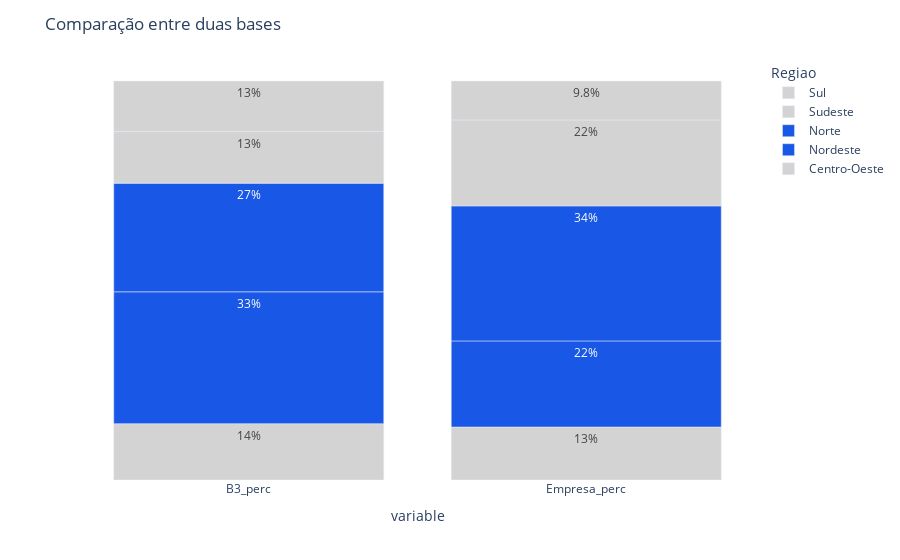

The notebook cell saved with this chart:
### Code cell
stacked_bars(df, 'Comparação entre duas bases')

### Figure 1 — Plotly figure (JSON) as saved in the notebook; plotly's stock layout.template omitted (floating-point values rounded to 4 significant figures)
{"data": [{"alignmentgroup": "True", "hovertemplate": "Regiao=Centro-Oeste<br>variable=%{x}<br>value=%{text}<extra></extra>", "legendgroup": "Centro-Oeste", "marker": {"color": "lightgrey"}, "name": "Centro-Oeste", "offsetgroup": "Centro-Oeste", "orientation": "v", "showlegend": true, "text": [14.12, 13.28], "textposition": "auto", "texttemplate": "%{text:.02s}%", "type": "bar", "x": ["B3_perc", "Empresa_perc"], "xaxis": "x", "y": [14.12, 13.28], "yaxis": "y"}, {"alignmentgroup": "True", "hovertemplate": "Regiao=Nordeste<br>variable=%{x}<br>value=%{text}<extra></extra>", "legendgroup": "Nordeste", "marker": {"color": "#1957E6"}, "name": "Nordeste", "offsetgroup": "Nordeste", "orientation": "v", "showlegend": true, "text": [33.05, 21.58], "textposition": "auto", "texttemplate": "%{text:.02s}%", "type": "bar", "x": ["B3_perc", "Empresa_perc"], "xaxis": "x", "y": [33.05, 21.58], "yaxis": "y"}, {"alignmentgroup": "True", "hovertemplate": "Regiao=Norte<br>variable=%{x}<br>value=%{text}<extra></extra>", "legendgroup": "Norte", "marker": {"color": "#1957E6"}, "name": "Norte", "offsetgroup": "Norte", "orientation": "v", "showlegend": true, "text": [27.23, 33.84], "textposition": "auto", "texttemplate": "%{text:.02s}%", "type": "bar", "x": ["B3_perc", "Empresa_perc"], "xaxis": "x", "y": [27.23, 33.84], "yaxis": "y"}, {"alignmentgroup": "True", "hovertemplate": "Regiao=Sudeste<br>variable=%{x}<br>value=%{text}<extra></extra>", "legendgroup": "Sudeste", "marker": {"color": "lightgrey"}, "name": "Sudeste", "offsetgroup": "Sudeste", "orientation": "v", "showlegend": true, "text": [12.92, 21.55], "textposition": "auto", "texttemplate": "%{text:.02s}%", "type": "bar", "x": ["B3_perc", "Empresa_perc"], "xaxis": "x", "y": [12.92, 21.55], "yaxis": "y"}, {"alignmentgroup": "True", "hovertemplate": "Regiao=Sul<br>variable=%{x}<br>value=%{text}<extra></extra>", "legendgroup": "Sul", "marker": {"color": "lightgrey"}, "name": "Sul", "offsetgroup": "Sul", "orientation": "v", "showlegend": true, "text": [12.69, 9.753], "textposition": "auto", "texttemplate": "%{text:.02s}%", "type": "bar", "x": ["B3_perc", "Empresa_perc"], "xaxis": "x", "y": [12.69, 9.753], "yaxis": "y"}], "layout": {"barmode": "relative", "legend": {"title": {"text": "Regiao"}, "tracegroupgap": 0, "traceorder": "reversed"}, "margin": {"t": 60}, "paper_bgcolor": "rgba(0, 0, 0, 0)", "plot_bgcolor": "rgba(0, 0, 0, 0)", "showlegend": true, "title": {"text": "Comparação entre duas bases"}, "uniformtext": {"minsize": 12, "mode": "hide"}, "xaxis": {"anchor": "y", "domain": [0, 1], "title": {"text": "variable"}, "visible": true}, "yaxis": {"anchor": "x", "domain": [0, 1], "title": {"text": "value"}, "visible": false}}}
